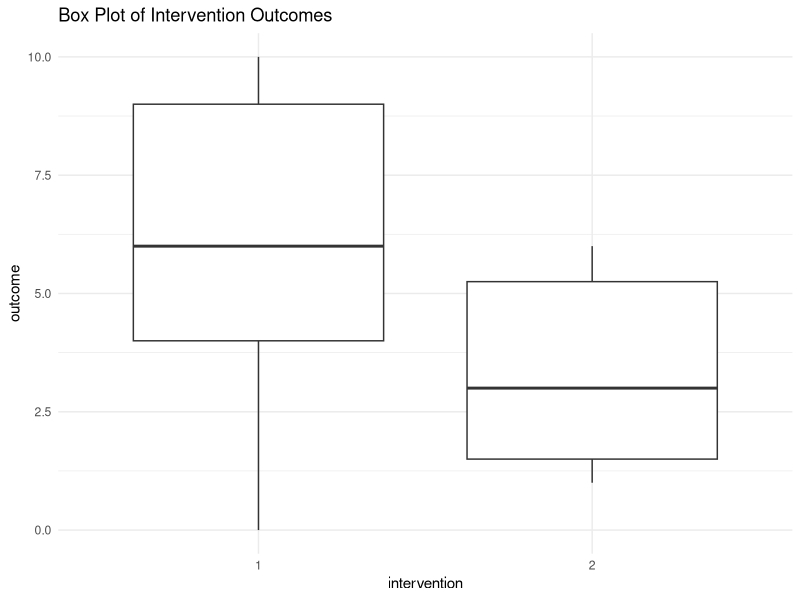

The R source for this figure:
## ---- chunk 1
library(tidyverse)
library(lubridate)

df <- read_csv("data/missing_interventions.csv")
## ---- chunk 2
# your code here
head(df) # I see some strange values in gender already

# first see how many NAs in the dataset 
sum(is.na(df)) # 25 NAs

# take a look at the gender unique values
unique(df$gender) # -999, -1 are most likely NA values

# take a look at orientation unique values
unique(df$orientation) # -999, -1 are most likely NA values

# we haven't learned this, but you can also use the following code
# to find columns with missing values:
# sapply taks a list, vector, or data frame and outputs a vector or matrix
# we supply the data frame and use the function anyNA()
# all of this occurs when accessing names(df)
# note that this code won't help us find -999, -1
names(df)[sapply(df, anyNA)]
## ---- chunk 3
# your code here
df <- df %>%
  # notice how we can manipulate multiple variables in one mutate call
  mutate(gender = if_else(gender %in% c("female", "male"), # if female/male 
                          gender, # keep same
                          NA_character_), # otherwise, NA
         orientation = if_else(orientation %in% # check for:
                                 c("heterosexual", "lesbian/gay woman", "gay", "other"),
                              orientation, # keep same 
                              NA_character_)) # otherwise NA
head(df)
## ---- chunk 4
df <- df %>% mutate(state = case_when(state %in% c("GA", "gA", "ga", "G A") ~ "GA",
                                      state %in% c("TX", "tX", "tx") ~ "TX"))

# your code here



# pull/look at unique city names
df %>%
  select(city) %>%
  distinct() %>%
  pull()
# this would accomplish the same thing without dplyr
unique(df$city)

# pull/look at unique states 
df %>% 
  select(state) %>%
  distinct() %>%
  pull()
# this would accomplish the same thing without dplyr
unique(df$state)

# fix city and state using case_when()
df <- df %>%
  mutate(
    city = case_when(
      city %in% c("Atlanta", "atlanta", "atlAnTa") ~ "Atlanta",
      city %in% c("Austin", "austin") ~ "Austin",
      city %in% c("San Antonio", "san Antonio") ~ "San Antonio",
      city %in% c("Oakland", "oakland", "iakland") ~ "Oakland",
      city %in% c("Hayward", "hayward", "Haywarf") ~ "Hayward"),
    state = case_when(
      state %in% c("GA", "gA", "ga", "G A") ~ "GA",
      state %in% c("TX", "tX", "tx") ~ "TX",
      state %in% c("CA", "ca", "C A", "CA_") ~ "CA"))

# the above solution was somewhat laborious; we could have changed all of the 
# city names to the same case to reduce some of the coding using
# str_to_upper or str_to_title function https://stringr.tidyverse.org/reference/case.html
library(stringr)
df$city <- str_to_title(df$city) # Only first letter to upper case
unique(df$city)
df$state <- str_to_upper(df$state) # All letters to upper case
unique(df$state)

df <- df %>%
  mutate(
    city = case_when(
      city == "Iakland" ~ "Oakland",
      city == "Haywarf" ~ "Hayward",
      TRUE ~ city),
    state = case_when(
      state == "G A" ~ "GA",
      state %in% c("C A", "CA_") ~ "CA",
      TRUE ~ state))
## ---- chunk 5
# your code here
df$date <- dmy(df$date)

# alternative using mutate()
#df <- df %>% mutate(date = dmy(date))
## ---- chunk 6
# your code here
df <- df %>%
  # create drop variable to indicate which rows to drop
  mutate(drop = case_when(
    state == "CA" & city %in% c("Oakland", "Hayward") ~ "keep",
    state == "GA" & city == "Atlanta" ~ "keep",
    state == "TX" & city %in% c("San Antonio", "Austin") ~ "keep",
    TRUE ~ NA_character_)) %>%
  drop_na(drop) # the non-keep cells (NAs) will be dropped
## ---- chunk 7
# your code here
df <- df %>%
  mutate(intervention = case_when(
    city %in% c("Hayward", "San Antonio") ~ 1,
    city %in% c("Oakland", "Austin") ~ 2,
    TRUE ~ intervention)) %>%
  drop_na(intervention)
## ---- chunk 8
# your code here
df <- df %>%
  mutate(outcome = if_else(
    is.na(outcome), # if outcome is NA
    0, # re-code to 0
    outcome # otherwise keep the same value
  ))
## ---- chunk 9
# make intervention a factor
df <- df %>% mutate(intervention = as.factor(intervention))

ggplot(df, aes(x=intervention, y=outcome)) +
  geom_boxplot() +
  labs(title = "Box Plot of Intervention Outcomes") +
  theme_minimal()
## ---- chunk 10
# your code here
# read in data with readr
placebo_df <- readxl::read_xlsx("data/one_level_deeper/non_deceptive_placebo.xlsx")
## ---- chunk 11
# your code here
# Method 1
# grab index for each group
index_c <- str_detect(placebo_df$ID, "^C")
index_p <- str_detect(placebo_df$ID, "^P")
index_n <- str_detect(placebo_df$ID, "^N")

# use index for each group to assign group name
placebo_df$GROUP[index_c] <- "Control"
placebo_df$GROUP[index_p] <- "Placebo"
placebo_df$GROUP[index_n] <- "Non-deceptive"

# Method 2
# case_when, and you can also try if_else
placebo_df$GROUP <- case_when(index_c == TRUE ~ "Control",
                              index_p == TRUE ~ "Placebo",
                              index_n == TRUE ~ "Non-deceptive")
# can also add GROUP column with mutate function
placebo_df <- placebo_df %>% 
  mutate(GROUP = case_when(index_c == TRUE ~ "Control",
                           index_p == TRUE ~ "Placebo",
                           index_n == TRUE ~ "Non-deceptive"))
  
head(placebo_df)
## ---- chunk 12
# your code here
# change all of ID case to uppercase to standardize
placebo_df$ID <- str_to_upper(placebo_df$ID)

# Method 1
# grab index
index_pre <- str_detect(placebo_df$ID, "PRE$")
index_post <- str_detect(placebo_df$ID, "POST$")

# use index to place correct test instance
placebo_df$TEST[index_pre] <- "Pre"
placebo_df$TEST[index_post] <- "Post"

# Method 2
# case_when, and you can also try if_else
placebo_df <- placebo_df %>% 
  mutate(TEST = case_when(index_pre == TRUE ~ "Pre",
                          index_post == TRUE ~ "Post"))

head(placebo_df)
## ---- chunk 13
# your code here
placebo_df$DATE_FIX <- parse_date_time(placebo_df$DATE, c("mdy", "dmy"))

# may also use mutate to add a column
placebo_df <- placebo_df %>% 
  mutate(DATE_FIX = parse_date_time(DATE, c("mdy", "dmy")))

head(placebo_df)
## ---- chunk 14
# your code here
placebo_df$DATE_FIX2 <- placebo_df$DATE_FIX %m-% years(1)
## ---- chunk 15
# your code here
# base R method
placebo_df <- subset(placebo_df, select = -c(DATE, DATE_FIX))
names(placebo_df)[6] <- "DATE"

# tidyverse method
#placebo_df <- placebo_df %>% 
#  select(-DATE, -DATE_FIX) %>%
#  rename(DATE = DATE_FIX2)

head(placebo_df)
## ---- chunk 16
# install.packages("ggthemes")
# library(ggthemes)
# 
# df_plot <- placebo_df %>% 
#   group_by(GROUP, LOCATION) %>%
#   summarize(MEAN_PAIN = mean(PAIN_RATE))
# 
# ggplot(df_plot, aes(x = LOCATION, y = MEAN_PAIN, fill = GROUP)) +
#   geom_col(position = "dodge") +
#   ylim(0, 10) +
#   theme_few() +
#   scale_fill_few("Medium") +
#   theme(axis.title = element_blank(),
#         axis.title.y = element_text()) +
#   labs(fill = "Group",
#        title = "Non-deceptive placebo study",
#        y = "Pain rating")
## ---- chunk 17
# your code here
placebo_df$GROUP <- factor(placebo_df$GROUP, 
                           levels = c("Control", "Placebo", "Non-deceptive"), 
                           ordered = TRUE)
## ---- chunk 18
# your code here
pre <- placebo_df$PAIN_RATE[which(placebo_df$TEST == "Pre")]
post <- placebo_df$PAIN_RATE[which(placebo_df$TEST == "Post")]
diff <- post - pre


# Uncomment the line below after you create the diff. It will create a table of counts
#table(diff)
